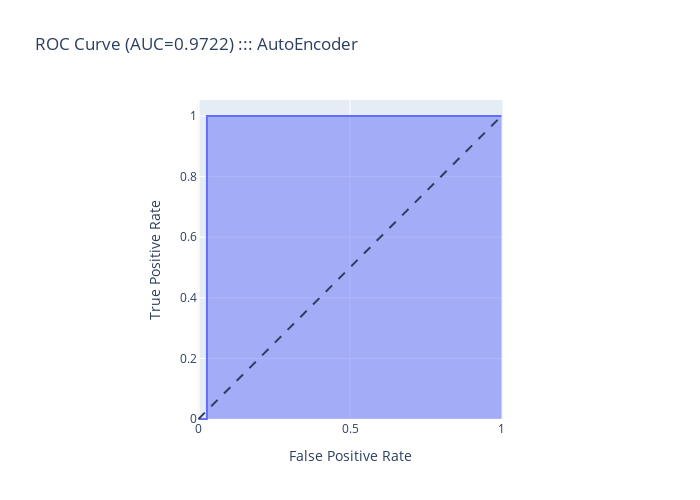

Notebook cell for this chart:
### Code cell
from sklearn.metrics import auc
fig = px.area(
    x=fpr, y=tpr,
    title=f'ROC Curve (AUC={auc(fpr, tpr):.4f}) ::: AutoEncoder',
    labels=dict(x='False Positive Rate', y='True Positive Rate'),
    width=700, height=500
)
fig.add_shape(
    type='line', line=dict(dash='dash'),
    x0=0, x1=1, y0=0, y1=1
)

fig.update_yaxes(scaleanchor="x", scaleratio=1)
fig.update_xaxes(constrain='domain')
fig.show()

### Figure 1 — Plotly figure (JSON) as saved in the notebook; plotly's stock layout.template omitted (floating-point values rounded to 4 significant figures)
{"data": [{"fillpattern": {"shape": ""}, "hovertemplate": "False Positive Rate=%{x}<br>True Positive Rate=%{y}<extra></extra>", "legendgroup": "", "line": {"color": "#636efa"}, "marker": {"symbol": "circle"}, "mode": "lines", "name": "", "orientation": "v", "showlegend": false, "stackgroup": "1", "type": "scatter", "x": [0, 0.009259, 0.02778, 0.02778, 1], "xaxis": "x", "y": [0, 0, 0, 1, 1], "yaxis": "y"}], "layout": {"height": 500, "legend": {"tracegroupgap": 0}, "shapes": [{"line": {"dash": "dash"}, "type": "line", "x0": 0, "x1": 1, "y0": 0, "y1": 1}], "title": {"text": "ROC Curve (AUC=0.9722) ::: AutoEncoder"}, "width": 700, "xaxis": {"anchor": "y", "constrain": "domain", "domain": [0, 1], "title": {"text": "False Positive Rate"}}, "yaxis": {"anchor": "x", "domain": [0, 1], "scaleanchor": "x", "scaleratio": 1, "title": {"text": "True Positive Rate"}}}}
